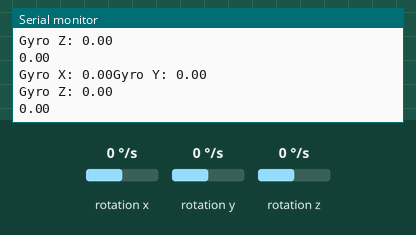
Bench run of a sketch on a simulated Arduino Uno, built with avr-gcc and run on an emulated ATmega328P. Parts: the last lines printed to the serial monitor. Wiring (inferred from the names in the program): MPU-6050 motion sensor at I2C address 0x68. The inputs (shaded band) are chosen by the test bench; at power-on: rotation x 0 °/s, rotation y 0 °/s, rotation z 0 °/s.

Above: at 1.5 s.
1.6 s: rotation x set to -192 °/s
At 2.19 s:
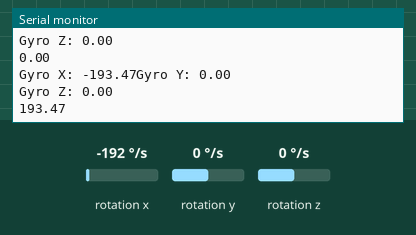
3.1 s: rotation y set to -192 °/s
At 3.2 s:
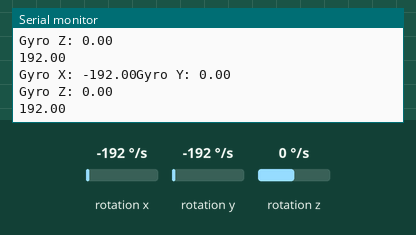
4.6 s: rotation z set to -192 °/s
At 4.72 s:
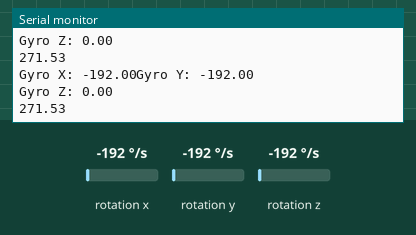
Timing chart, 0 to 7.6 s (numbered marks = the images above; inputs shaded):
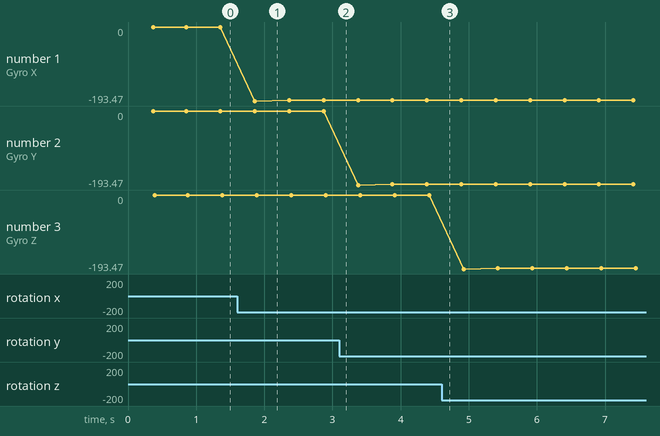

Measured:
- after the input at 1.6 s, the serial monitor: prints a new line after 0.26 s (image 1)
- plotted number 1: 0 → -192 after the input at 1.6 s

The sketch:

ProvaFiltroN1.ino
```cpp
//Registri Utili

#define MPU6050_I2C_ADDRESS 0x68

#define MPU6050_AUX_VDDIO          0x01   // R/W
#define MPU6050_SMPLRT_DIV         0x19   // R/W
#define MPU6050_CONFIG             0x1A   // R/W
#define MPU6050_GYRO_CONFIG        0x1B   // R/W
#define MPU6050_ACCEL_CONFIG       0x1C   // R/W
#define MPU6050_FF_THR             0x1D   // R/W
#define MPU6050_FF_DUR             0x1E   // R/W
#define MPU6050_MOT_THR            0x1F   // R/W
#define MPU6050_MOT_DUR            0x20   // R/W
#define MPU6050_ZRMOT_THR          0x21   // R/W
#define MPU6050_ZRMOT_DUR          0x22   // R/W
#define MPU6050_FIFO_EN            0x23   // R/W
#define MPU6050_I2C_MST_CTRL       0x24   // R/W
#define MPU6050_I2C_SLV0_ADDR      0x25   // R/W
#define MPU6050_I2C_SLV0_REG       0x26   // R/W
#define MPU6050_I2C_SLV0_CTRL      0x27   // R/W
#define MPU6050_I2C_SLV1_ADDR      0x28   // R/W
#define MPU6050_I2C_SLV1_REG       0x29   // R/W
#define MPU6050_I2C_SLV1_CTRL      0x2A   // R/W
#define MPU6050_I2C_SLV2_ADDR      0x2B   // R/W
#define MPU6050_I2C_SLV2_REG       0x2C   // R/W
#define MPU6050_I2C_SLV2_CTRL      0x2D   // R/W
#define MPU6050_I2C_SLV3_ADDR      0x2E   // R/W
#define MPU6050_I2C_SLV3_REG       0x2F   // R/W
#define MPU6050_I2C_SLV3_CTRL      0x30   // R/W
#define MPU6050_I2C_SLV4_ADDR      0x31   // R/W
#define MPU6050_I2C_SLV4_REG       0x32   // R/W
#define MPU6050_I2C_SLV4_DO        0x33   // R/W
#define MPU6050_I2C_SLV4_CTRL      0x34   // R/W
#define MPU6050_I2C_SLV4_DI        0x35   // R
#define MPU6050_I2C_MST_STATUS     0x36   // R
#define MPU6050_INT_PIN_CFG        0x37   // R/W
#define MPU6050_INT_ENABLE         0x38   // R/W
#define MPU6050_INT_STATUS         0x3A   // R
#define MPU6050_ACCEL_XOUT_H       0x3B   // R
#define MPU6050_ACCEL_XOUT_L       0x3C   // R
#define MPU6050_ACCEL_YOUT_H       0x3D   // R
#define MPU6050_ACCEL_YOUT_L       0x3E   // R
#define MPU6050_ACCEL_ZOUT_H       0x3F   // R
#define MPU6050_ACCEL_ZOUT_L       0x40   // R
#define MPU6050_TEMP_OUT_H         0x41   // R
#define MPU6050_TEMP_OUT_L         0x42   // R
#define MPU6050_GYRO_XOUT_H        0x43   // R
#define MPU6050_GYRO_XOUT_L        0x44   // R
#define MPU6050_GYRO_YOUT_H        0x45   // R
#define MPU6050_GYRO_YOUT_L        0x46   // R
#define MPU6050_GYRO_ZOUT_H        0x47   // R
#define MPU6050_GYRO_ZOUT_L        0x48   // R
#define MPU6050_EXT_SENS_DATA_00   0x49   // R
#define MPU6050_EXT_SENS_DATA_01   0x4A   // R
#define MPU6050_EXT_SENS_DATA_02   0x4B   // R
#define MPU6050_EXT_SENS_DATA_03   0x4C   // R
#define MPU6050_EXT_SENS_DATA_04   0x4D   // R
#define MPU6050_EXT_SENS_DATA_05   0x4E   // R
#define MPU6050_EXT_SENS_DATA_06   0x4F   // R
#define MPU6050_EXT_SENS_DATA_07   0x50   // R
#define MPU6050_EXT_SENS_DATA_08   0x51   // R
#define MPU6050_EXT_SENS_DATA_09   0x52   // R
#define MPU6050_EXT_SENS_DATA_10   0x53   // R
#define MPU6050_EXT_SENS_DATA_11   0x54   // R
#define MPU6050_EXT_SENS_DATA_12   0x55   // R
#define MPU6050_EXT_SENS_DATA_13   0x56   // R
#define MPU6050_EXT_SENS_DATA_14   0x57   // R
#define MPU6050_EXT_SENS_DATA_15   0x58   // R
#define MPU6050_EXT_SENS_DATA_16   0x59   // R
#define MPU6050_EXT_SENS_DATA_17   0x5A   // R
#define MPU6050_EXT_SENS_DATA_18   0x5B   // R
#define MPU6050_EXT_SENS_DATA_19   0x5C   // R
#define MPU6050_EXT_SENS_DATA_20   0x5D   // R
#define MPU6050_EXT_SENS_DATA_21   0x5E   // R
#define MPU6050_EXT_SENS_DATA_22   0x5F   // R
#define MPU6050_EXT_SENS_DATA_23   0x60   // R
#define MPU6050_MOT_DETECT_STATUS  0x61   // R
#define MPU6050_I2C_SLV0_DO        0x63   // R/W
#define MPU6050_I2C_SLV1_DO        0x64   // R/W
#define MPU6050_I2C_SLV2_DO        0x65   // R/W
#define MPU6050_I2C_SLV3_DO        0x66   // R/W
#define MPU6050_I2C_MST_DELAY_CTRL 0x67   // R/W
#define MPU6050_SIGNAL_PATH_RESET  0x68   // R/W
#define MPU6050_MOT_DETECT_CTRL    0x69   // R/W
#define MPU6050_USER_CTRL          0x6A   // R/W
#define MPU6050_PWR_MGMT_1         0x6B   // R/W
#define MPU6050_PWR_MGMT_2         0x6C   // R/W
#define MPU6050_FIFO_COUNTH        0x72   // R/W
#define MPU6050_FIFO_COUNTL        0x73   // R/W
#define MPU6050_FIFO_R_W           0x74   // R/W
#define MPU6050_WHO_AM_I           0x75   // R

//Inclusione libreria I2C
#include <Wire.h>

//Variabili varie
unsigned char c = 0;

float GyroX = 0, GyroY = 0, GyroZ = 0, Gyro = 0;
float setGyroX = 0;
float setGyroY = 0;
float setGyroZ = 0;

void setup(){

  //Impostazione della porta seriale sincrona USART
  Serial.begin(9600);
  Serial.println("Giroscopio e accellerometro MPU6050");

  //Inizializzazione della comunicazione I2C
  Wire.begin();

  /*
  Il sensore di default è impostato a:
  @ 250°/s
  @ 2g
  */

  Serial.print("Errore: ");
  Serial.println(error());

  PowerON(); //Accedo il sensore

  for(int i = 0; i<100; i++) setGyroX = setGyroX + readGyroX();
  setGyroX = setGyroX / 100;
  for(int i = 0; i<100; i++) setGyroY = setGyroY + readGyroY();
  setGyroY = setGyroY / 100;
  for(int i = 0; i<100; i++) setGyroZ = setGyroZ + readGyroZ();
  setGyroZ = setGyroZ / 100;
  Serial.print("Offset X: ");
  Serial.print(setGyroX);
  Serial.println(" gradi/s");
  Serial.print("Offset Y: ");
  Serial.print(setGyroY);
  Serial.println(" gradi/s");
  Serial.print("Offset Z: ");
  Serial.print(setGyroZ);
  Serial.println(" gradi/s");
}


void loop(){
//Ripeto una volta ogni 5 secondi la lettura completa di giroscopio e accellerometro
  GyroX = readGyroX() - setGyroX;
  GyroY = readGyroY() - setGyroY;
  GyroZ = readGyroZ() - setGyroZ;
  Gyro = sqrt(GyroX*GyroX + GyroY*GyroY + GyroZ*GyroZ);

  Serial.print("Gyro X: "); //Giroscopio X
  Serial.print(GyroX);

  Serial.print("Gyro Y: ");//Giroscopio Y
  Serial.println(GyroY);

  Serial.print("Gyro Z: ");//Giroscopio Z
  Serial.println(GyroZ);

  Serial.println(Gyro);

  delay(500);

  }


int MPU6050_read(int start, unsigned char *buffer, int size)
{
  int i, n, error;

  Wire.beginTransmission(MPU6050_I2C_ADDRESS);
  n = Wire.write(start);
  if (n != 1)
    return (-10);

  n = Wire.endTransmission(false);    // hold the I2C-bus
  if (n != 0)
    return (n);

  // Third parameter is true: relase I2C-bus after data is read.
  Wire.requestFrom(MPU6050_I2C_ADDRESS, size, true);
  i = 0;
  while(Wire.available() && i<size)
  {
    buffer[i++]=Wire.read();
  }
  if ( i != size)
    return (-11);

  return (0);  // return : no error
}

unsigned char error(){
  MPU6050_read(MPU6050_WHO_AM_I, &c, 1);
  }

//Funzione per la lettura della velocità angolare nell'asse X
float readGyroX(){
  unsigned char buffer[2] = {0,0};

  MPU6050_read(MPU6050_GYRO_XOUT_L, &buffer[0], 1);
  MPU6050_read(MPU6050_GYRO_XOUT_H, &buffer[1], 1);


  return (float)(buffer[0]|(buffer[1] <<8))/131.0;
  }

//Funzione per la lettura della velocità angolare nell'asse Y
 float readGyroY(){
  unsigned char buffer[2] = {0,0};

  MPU6050_read(MPU6050_GYRO_YOUT_L, &buffer[0], 1);
  MPU6050_read(MPU6050_GYRO_YOUT_H, &buffer[1], 1);


  return (float)(buffer[0]|(buffer[1] <<8))/131.0;
  }

//Funzione per la lettura della velocità angolare nell'asse Z
float readGyroZ(){
  unsigned char buffer[2] = {0,0};

  MPU6050_read(MPU6050_GYRO_ZOUT_L, &buffer[0], 1);
  MPU6050_read(MPU6050_GYRO_ZOUT_H, &buffer[1], 1);


  return (buffer[0]|(buffer[1] <<8))/131.0;
  }

//Funzione per la lettura della accelerazione nell'asse X
float readAccelX(){
  unsigned char buffer[2] = {0,0};

  MPU6050_read(MPU6050_ACCEL_XOUT_L, &buffer[0], 1);
  MPU6050_read(MPU6050_ACCEL_XOUT_H, &buffer[1], 1);


  return (float)(buffer[0]|(buffer[1] <<8))/16384.0;
  }

//Funzione per la lettura della accelerazione nell'asse Y
float readAccelY(){
  unsigned char buffer[2] = {0,0};

  MPU6050_read(MPU6050_ACCEL_YOUT_L, &buffer[0], 1);
  MPU6050_read(MPU6050_ACCEL_YOUT_H, &buffer[1], 1);


  return (float)(buffer[0]|(buffer[1] <<8))/16384.0;
  }

//Funzione per la lettura della accelerazione nell'asse Z
float readAccelZ(){
  unsigned char buffer[2] = {0,0};

  MPU6050_read(MPU6050_ACCEL_ZOUT_L, &buffer[0], 1);
  MPU6050_read(MPU6050_ACCEL_ZOUT_H, &buffer[1], 1);


  return (buffer[0]|(buffer[1] <<8))/16384.0;
  }

//Accensione del sensore
void PowerON(){
  Wire.beginTransmission(MPU6050_I2C_ADDRESS);//Registro della imu
  Wire.write(MPU6050_PWR_MGMT_1);//Registro dove vado a scrivere
  Wire.write(0);
  Wire.endTransmission(true);

  }
```
